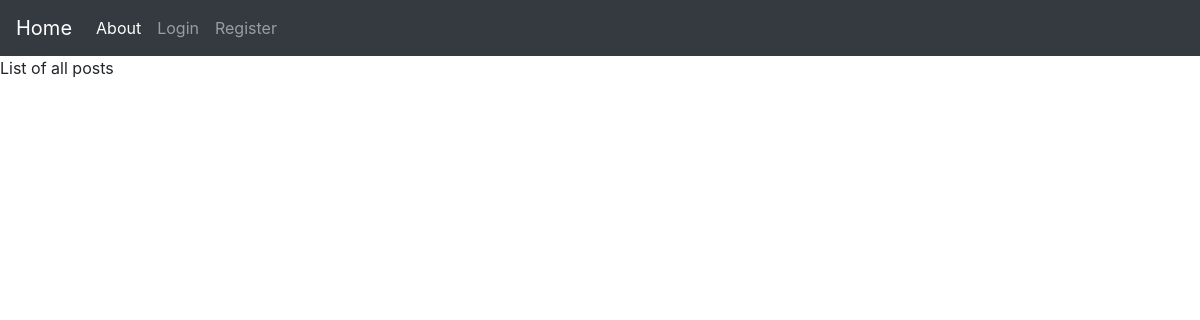
Before: / with the older database file.
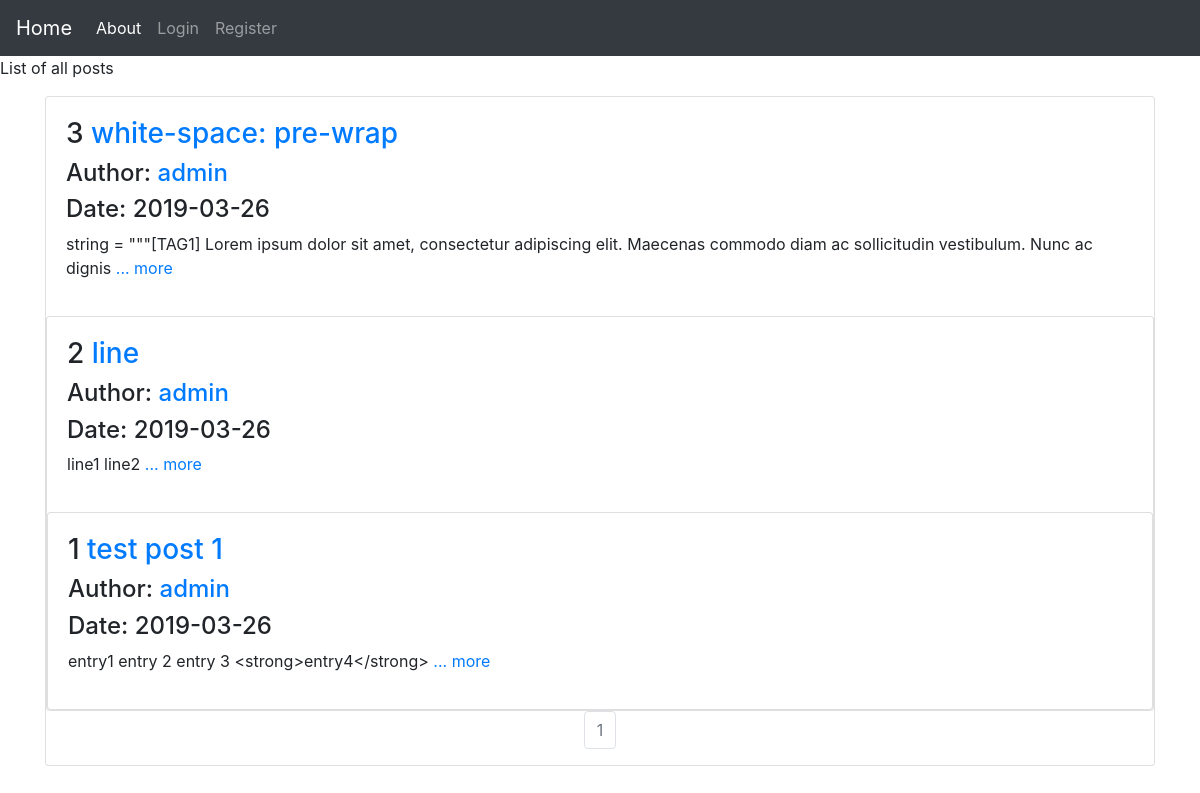
After: the same page with the newer database file.
### source/models.py (models this page shows, shortened)
class Post(db.Model):
	__tablename__ = 'post_table'
	id = db.Column(db.Integer, primary_key=True)
	title = db.Column(db.String(30), nullable=False)
	date = db.Column(db.DateTime(), default=datetime.utcnow, nullable=False)
	content = db.Column(db.Text(), nullable=False)
	user_id = db.Column(db.String(30), db.ForeignKey('user_table.id'), nullable=False)

class User(db.Model, UserMixin):
	__tablename__ = 'user_table'
	id = db.Column(db.Integer, primary_key=True)
	username = db.Column(db.String(30), unique=True, index =True, nullable=False)
	email = db.Column(db.String(40), unique=True, index =True, nullable=False)
	avatar = db.Column(db.String(30), nullable=False, default='default.png')
	password_hash = db.Column(db.String(128), nullable=False)
	post = db.relationship('Post', backref='author', lazy=True)

### source/core/views.py (the view)
@core.route('/')
def index():
    page = request.args.get('page', 1, type=int)
    posts = Post.query.order_by(Post.date.desc()).paginate(page=page, per_page=5)
    return render_template('index.html', posts=posts)

### source/templates/index.html
{% extends 'base.html' %}
{% block content %}
<p>List of all posts</p>
  <div class="container">
    {% for post in posts.items %}
    <div class="card" >
	    <div class="card-body">
	        <h3>{{ post.id }} <a href="{{ url_for('post.show', post_id=post.id) }}"> {{post.title}}</a></h3>
	        <h4>Author: <a href="{{ url_for('user.posts', username=current_user.username) }}">{{post.author.username}}</a></h4>
	        <h4>Date: {{post.date.strftime('%Y-%m-%d')}}</h4>
	        <p>{{post.content[:180]}}
	        	<a href="{{ url_for('post.show', post_id=post.id) }}">... more</a>
			</p>
	    </div>
    {% endfor %}
    </div>
   </div>
<div class="container">
	<nav aria-label="Page navigation example">
     <ul class="pagination justify-content-center">
       {% for page_num in posts.iter_pages(left_edge=1, right_edge=1, left_current=1, right_current=2) %}
          {% if posts.page == page_num %}
          <li class="page-item disabled">
            <a class="page-link" href="{{ url_for('core.index', page=page_num) }}">{{ page_num }}</a></li>
          {% else %}
            <li class="page-item"><a class="page-link" href="{{ url_for('core.index', page=page_num) }}">{{ page_num }}</a></li>
          {% endif %}
      {% endfor %}
    </nav>
 </div>
{% endblock %}

### source/templates/base.html (shortened to what this page needs)
<!DOCTYPE html>
<html>
<head>
	<link rel="stylesheet" href="https://stackpath.bootstrapcdn.com/bootstrap/4.3.1/css/bootstrap.min.css">
	<link rel="stylesheet" href="static/basic.css">
</head>
<body>
	<nav class="navbar navbar-expand-lg navbar-dark bg-dark">
	  <a class="navbar-brand" href="{{ url_for('core.index') }}">Home</a>
	  <div class="collapse navbar-collapse" id="navbarSupportedContent">
	    <ul class="navbar-nav mr-auto">
	      <li class="nav-item active">
	        <a class="nav-link" href="{{ url_for('core.about') }}">About <span class="sr-only">(current)</span></a>
	      </li>
	      {% if current_user.is_authenticated %}
	      <li class="nav-item">
	        <a class="nav-link" href="{{ url_for('user.account', user_id=current_user.id) }}">Account</a>
	      </li>
	      <li class="nav-item dropdown">
	        <a class="nav-link dropdown-toggle" href="#" id="navbarDropdown" role="button" data-toggle="dropdown" aria-haspopup="true" aria-expanded="false">
	          Post Menu
	        </a>
	        <div class="dropdown-menu" aria-labelledby="navbarDropdown">
	          <a class="dropdown-item" href="{{ url_for('user.posts', username=current_user.username) }}">Post</a>
	          <a class="dropdown-item" href="{{ url_for('post.create') }}">Create post</a>
	        </div>
	      </li>
	      <li class="nav-item">
	        <a class="nav-link" href="{{ url_for('user.logout') }}" tabindex="-1">Logout</a>
	      </li>
	      {% else %}
	      <li class="nav-item">
	        <a class="nav-link" href="{{ url_for('user.login') }}" tabindex="-1">Login</a>
	      </li>
	      <li class="nav-item">
	        <a class="nav-link" href="{{ url_for('user.register') }}" tabindex="-1">Register</a>
	      </li>
	      {% endif %}
	    </ul>
	  </div>
	</nav>
{% block content %}
{% endblock %}
</body>
</html>

Changed rows visible on the page:
added Post: id "3", title "white-space: pre-wrap", author.username "admin", date "2019-03-26", content "string = \"\"\"[TAG1] Lorem ipsum dolor sit amet, consectetur adipiscing elit. Maecenas commodo diam ac sollicitudin vestibulum. Nunc ac dignis"
added Post: id "2", title "line", author.username "admin", date "2019-03-26", content "line1 line2"
added Post: id "1", title "test post 1", author.username "admin", date "2019-03-26", content "entry1 entry 2 entry 3 <strong>entry4</strong>"
Other visible differences:
new list line: "1"
